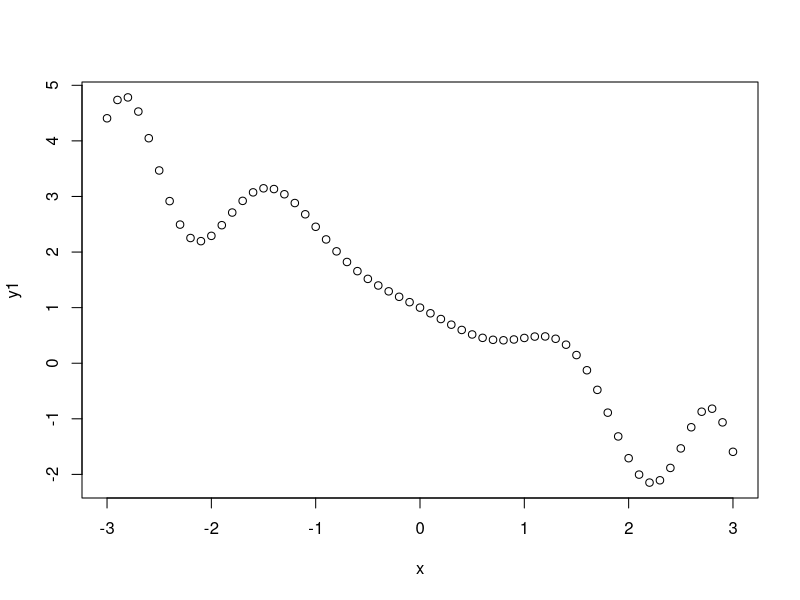

The R source for this figure:
## ---- chunk 1
f1=function(x){
  sin (x^2)*cos(sqrt(x^4+3)-x^2)-x +1
  }
x=seq(-3, 3, by = 0.1)
y1= f1(x)
plot(x,y1)
